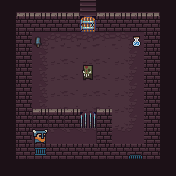

This is a level from a 2D game, rendered from its Tiled map with the project's own tilesets. A one-line summary and the complete map file follow:
An orthogonal 11x11 tile map with 16x16 px tiles, 4 tile layers (Tile Layer 1, Wall, Item, Player), 3 tilesets.

<map version="1.0" tiledversion="1.1.2" orientation="orthogonal" renderorder="right-down" width="11" height="11" tilewidth="16" tileheight="16" infinite="0" nextobjectid="1">
 <tileset firstgid="1" source="TileSet/0x72_16x16DungeonTileset.v4.tsx" />
 <tileset firstgid="257" source="TileSet/Door0.tsx" />
 <tileset firstgid="305" source="TileSet/0x72_16x16DungeonTileset.v4 (1).tsx" />
 <layer name="Tile Layer 1" width="11" height="11">
  <data encoding="csv">
101,101,101,101,101,22,101,101,101,101,101,
101,0,0,0,0,38,0,0,0,0,101,
101,0,97,98,98,98,99,99,100,0,101,
101,0,113,114,115,114,115,114,116,0,101,
101,0,113,114,115,114,115,114,116,0,101,
101,0,113,114,115,114,115,114,116,0,101,
101,0,113,114,115,114,115,114,116,0,101,
101,0,113,114,115,114,115,114,116,0,101,
101,0,129,130,130,130,131,131,132,0,101,
101,0,0,0,0,0,0,0,0,0,101,
101,101,101,101,101,101,101,101,101,101,101
</data>
 </layer>
 <layer name="Wall" width="11" height="11">
  <data encoding="csv">
0,1,2,2,3,0,1,2,2,3,0,
0,18,18,18,18,257,18,18,18,18,0,
0,18,0,0,0,0,0,0,0,18,0,
0,18,0,0,0,0,0,0,0,18,0,
0,18,0,0,0,0,0,0,0,18,0,
0,18,0,0,0,0,0,0,0,18,0,
0,18,1,1,1,0,1,0,0,18,0,
0,18,17,17,17,273,17,0,0,18,0,
0,18,0,0,0,0,17,0,0,18,0,
0,18,8,18,18,18,18,18,21,18,0,
0,0,0,0,0,0,0,0,0,0,0
</data>
 </layer>
 <layer name="Item" width="11" height="11">
  <data encoding="csv">
0,0,0,0,0,0,0,0,0,0,0,
0,0,0,0,0,0,0,0,0,0,0,
0,0,305,0,0,0,0,0,221,0,0,
0,0,0,0,0,0,0,0,0,0,0,
0,0,0,0,0,0,0,0,0,0,0,
0,0,0,0,0,0,0,0,0,0,0,
0,0,0,0,0,0,0,0,0,0,0,
0,0,0,0,0,0,0,0,0,0,0,
0,0,0,0,0,0,0,0,0,0,0,
0,0,0,0,0,0,0,0,0,0,0,
0,0,0,0,0,0,0,0,0,0,0
</data>
 </layer>
 <layer name="Player" width="11" height="11">
  <data encoding="csv">
0,0,0,0,0,0,0,0,0,0,0,
0,0,0,0,0,0,0,0,0,0,0,
0,0,0,0,0,0,0,0,0,0,0,
0,0,0,0,0,0,0,0,0,0,0,
0,0,0,0,0,166,0,0,0,0,0,
0,0,0,0,0,0,0,0,0,0,0,
0,0,0,0,0,0,0,0,0,0,0,
0,0,0,0,0,0,0,0,0,0,0,
0,0,249,0,0,0,0,0,0,0,0,
0,0,0,0,0,0,0,0,0,0,0,
0,0,0,0,0,0,0,0,0,0,0
</data>
 </layer>
</map>
